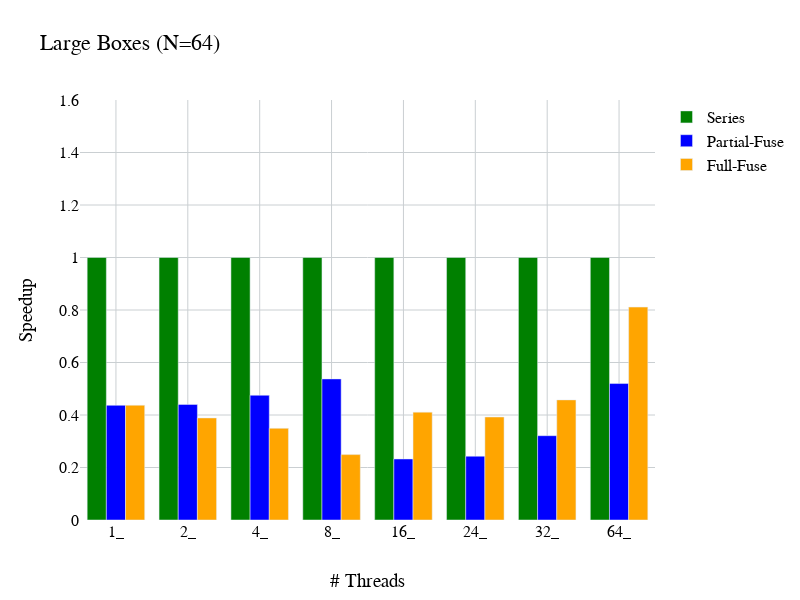

Source (notebook cell):
### Code cell
import pandas as pd
import plotly.offline as py
import plotly.graph_objs as go

%matplotlib inline

py.init_notebook_mode(connected=True)

df = pd.read_csv('/home/edavis/Work/proto/data/euler_py.csv')

nthreads = df['nthreads'].unique()
fuse_types = df['fuse_type'].unique()
par_type = 'Hybrid'
bsize = 'Large'
ncells = 64
sub = df.loc[df['par_type'] == par_type]
sub = sub.loc[sub['ncells'] == ncells]
symbols = ['diamond', 'square', 'circle']
colors = ['green', 'blue', 'orange']
xcol = 'nthreads'
ycol = 'speedup'
msize = 16
lsize = 6
fname = 'Arial'
fcolor = 'black'
fsize = 16
dashes = ''
#print(fuse_types)

nthreads = df['nthreads'].unique()
threadstr = []
ticklabels = []
for nthread in nthreads:
    if not np.isnan(nthread):
        threadstr.append('%d_' % nthread)
        ticklabels.append(' %d' % nthread)
        
data = []
nseries = len(fuse_types)
if (nseries > len(symbols)):
    nseries = len(symbols)
    
for j in range(nseries):
    ser = sub.loc[sub['fuse_type'] == fuse_types[j]]

    # Create a trace
    trace = go.Bar(
        x=threadstr, #ser[xcol],
        y=ser[ycol],
        name=fuse_types[j],
        marker=dict(
            color=colors[j]
        ),
    )

    data.append(trace)

legendpos = (0.6, 1.0)
#print(ticklabels)

# Edit the layout
layout = dict(
    font=dict(family=fname, size=fsize, color=fcolor),
    title='%s Boxes (N=%d)' % (bsize, ncells),
    plot_bgcolor='rgba(0,0,0,0)',
    
    xaxis=dict(
        title='# Threads',
        tickangle=0,
    ),
    yaxis=dict(
        title='Speedup',
        dtick=0.2,
        range=[0, 1.6],
        tickprefix='   ',
    ),
    width=800,
    height=600
)

fig = go.Figure(data=data, layout=layout)
fig.update_xaxes(showgrid=True, gridwidth=1, gridcolor='#CACFD2')
fig.update_yaxes(showgrid=True, gridwidth=1, gridcolor='#CACFD2')
py.iplot(fig, filename='euler_scaling')

### Figure 1 — Plotly figure (JSON) as saved in the notebook; plotly's stock layout.template omitted (floating-point values rounded to 4 significant figures)
{"data": [{"marker": {"color": "green"}, "name": "Series", "type": "bar", "x": ["1_", "2_", "4_", "8_", "16_", "24_", "32_", "64_"], "y": [1, 1, 1, 1, 1, 1, 1, 1]}, {"marker": {"color": "blue"}, "name": "Partial-Fuse", "type": "bar", "x": ["1_", "2_", "4_", "8_", "16_", "24_", "32_", "64_"], "y": [0.4368, 0.4402, 0.4751, 0.5374, 0.2325, 0.2429, 0.3212, 0.5199]}, {"marker": {"color": "orange"}, "name": "Full-Fuse", "type": "bar", "x": ["1_", "2_", "4_", "8_", "16_", "24_", "32_", "64_"], "y": [0.4373, 0.3887, 0.3492, 0.2491, 0.4109, 0.3924, 0.4576, 0.811]}], "layout": {"font": {"color": "black", "family": "Arial", "size": 16}, "height": 600, "plot_bgcolor": "rgba(0,0,0,0)", "title": {"text": "Large Boxes (N=64)"}, "width": 800, "xaxis": {"gridcolor": "#CACFD2", "gridwidth": 1, "showgrid": true, "tickangle": 0, "title": {"text": "# Threads"}}, "yaxis": {"dtick": 0.2, "gridcolor": "#CACFD2", "gridwidth": 1, "range": [0, 1.6], "showgrid": true, "tickprefix": "   ", "title": {"text": "Speedup"}}}}
